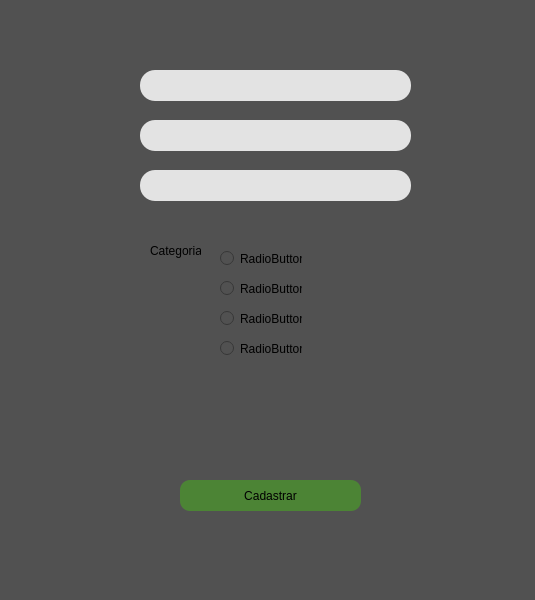
<?xml version="1.0" encoding="UTF-8"?>
<ui version="4.0">
 <class>MainWindow</class>
 <widget class="QMainWindow" name="MainWindow">
  <property name="geometry">
   <rect>
    <x>0</x>
    <y>0</y>
    <width>535</width>
    <height>600</height>
   </rect>
  </property>
  <property name="windowTitle">
   <string>Cadastramento de produtos</string>
  </property>
  <property name="styleSheet">
   <string notr="true">background-color: rgb(81, 81, 81);</string>
  </property>
  <widget class="QWidget" name="centralwidget">
   <widget class="QLineEdit" name="lineEdit">
    <property name="geometry">
     <rect>
      <x>140</x>
      <y>70</y>
      <width>271</width>
      <height>31</height>
     </rect>
    </property>
    <property name="styleSheet">
     <string notr="true">border-radius: 15px;
background-color: rgb(227, 227, 227);
border-style: outset;
</string>
    </property>
   </widget>
   <widget class="QLineEdit" name="lineEdit_2">
    <property name="geometry">
     <rect>
      <x>140</x>
      <y>120</y>
      <width>271</width>
      <height>31</height>
     </rect>
    </property>
    <property name="styleSheet">
     <string notr="true">border-radius: 15px;
background-color: rgb(227, 227, 227);
border-style: outset;
</string>
    </property>
   </widget>
   <widget class="QLineEdit" name="lineEdit_3">
    <property name="geometry">
     <rect>
      <x>140</x>
      <y>170</y>
      <width>271</width>
      <height>31</height>
     </rect>
    </property>
    <property name="styleSheet">
     <string notr="true">border-radius: 15px;
background-color: rgb(227, 227, 227);
border-style: outset;
</string>
    </property>
   </widget>
   <widget class="QPushButton" name="pushButton">
    <property name="geometry">
     <rect>
      <x>180</x>
      <y>480</y>
      <width>181</width>
      <height>31</height>
     </rect>
    </property>
    <property name="styleSheet">
     <string notr="true">background-color: rgb(76, 132, 53);
border-radius: 10px;
border-style: outset;</string>
    </property>
    <property name="text">
     <string>Cadastrar</string>
    </property>
   </widget>
   <widget class="QLabel" name="label">
    <property name="geometry">
     <rect>
      <x>150</x>
      <y>241</y>
      <width>51</width>
      <height>20</height>
     </rect>
    </property>
    <property name="text">
     <string>Categoria:</string>
    </property>
   </widget>
   <widget class="QRadioButton" name="radioButton">
    <property name="geometry">
     <rect>
      <x>220</x>
      <y>250</y>
      <width>82</width>
      <height>17</height>
     </rect>
    </property>
    <property name="text">
     <string>RadioButton</string>
    </property>
   </widget>
   <widget class="QRadioButton" name="radioButton_2">
    <property name="geometry">
     <rect>
      <x>220</x>
      <y>280</y>
      <width>82</width>
      <height>17</height>
     </rect>
    </property>
    <property name="text">
     <string>RadioButton</string>
    </property>
   </widget>
   <widget class="QRadioButton" name="radioButton_3">
    <property name="geometry">
     <rect>
      <x>220</x>
      <y>310</y>
      <width>82</width>
      <height>17</height>
     </rect>
    </property>
    <property name="text">
     <string>RadioButton</string>
    </property>
   </widget>
   <widget class="QRadioButton" name="radioButton_4">
    <property name="geometry">
     <rect>
      <x>220</x>
      <y>340</y>
      <width>82</width>
      <height>17</height>
     </rect>
    </property>
    <property name="text">
     <string>RadioButton</string>
    </property>
   </widget>
   <widget class="QLabel" name="label_2">
    <property name="geometry">
     <rect>
      <x>100</x>
      <y>70</y>
      <width>32</width>
      <height>32</height>
     </rect>
    </property>
    <property name="text">
     <string/>
    </property>
    <property name="pixmap">
     <pixmap>Cód.Barras.png</pixmap>
    </property>
   </widget>
   <widget class="QLabel" name="label_3">
    <property name="geometry">
     <rect>
      <x>100</x>
      <y>120</y>
      <width>32</width>
      <height>32</height>
     </rect>
    </property>
    <property name="text">
     <string/>
    </property>
    <property name="pixmap">
     <pixmap>Prancheta.png</pixmap>
    </property>
   </widget>
   <widget class="QLabel" name="label_4">
    <property name="geometry">
     <rect>
      <x>100</x>
      <y>170</y>
      <width>32</width>
      <height>32</height>
     </rect>
    </property>
    <property name="text">
     <string/>
    </property>
    <property name="pixmap">
     <pixmap>Cifrão.png</pixmap>
    </property>
   </widget>
  </widget>
  <widget class="QMenuBar" name="menubar">
   <property name="geometry">
    <rect>
     <x>0</x>
     <y>0</y>
     <width>535</width>
     <height>21</height>
    </rect>
   </property>
  </widget>
  <widget class="QStatusBar" name="statusbar"/>
 </widget>
 <resources/>
 <connections/>
</ui>
